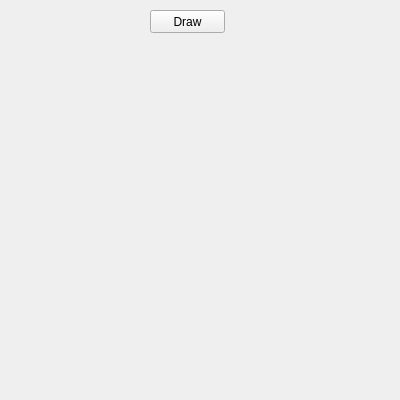
<?xml version="1.0" encoding="UTF-8"?>
<ui version="4.0">
 <class>Form</class>
 <widget class="QWidget" name="Form">
  <property name="geometry">
   <rect>
    <x>0</x>
    <y>0</y>
    <width>400</width>
    <height>400</height>
   </rect>
  </property>
  <property name="windowTitle">
   <string>Form</string>
  </property>
  <widget class="QPushButton" name="btn">
   <property name="geometry">
    <rect>
     <x>150</x>
     <y>10</y>
     <width>75</width>
     <height>23</height>
    </rect>
   </property>
   <property name="text">
    <string>Draw</string>
   </property>
  </widget>
 </widget>
 <resources/>
 <connections/>
</ui>
